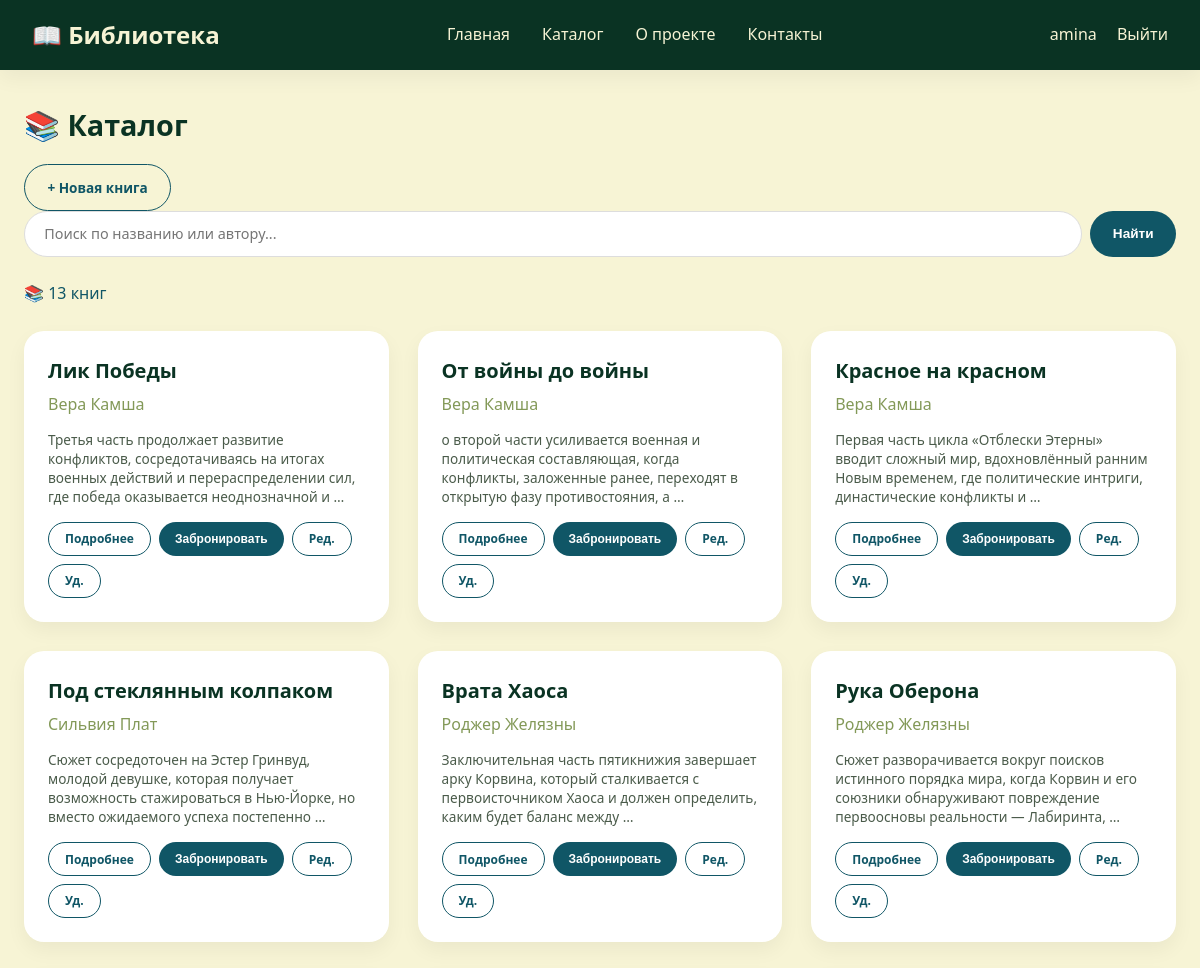
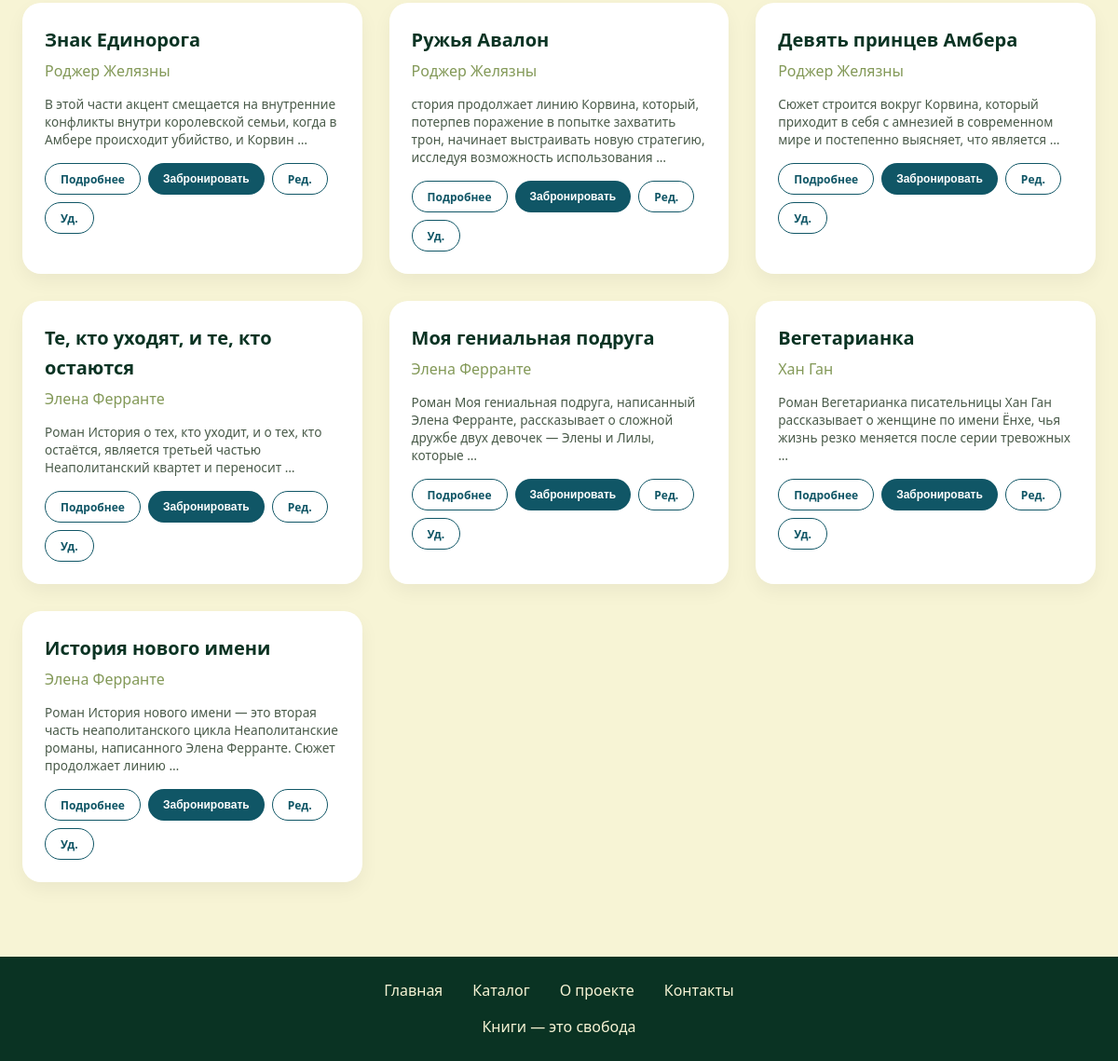
/catalog/ (signed in), run on the app's committed database (2 pictures, top to bottom).
### library/models.py (models this page shows, shortened)
class Book(models.Model):
    title = models.CharField(max_length=200, verbose_name="Название")
    author = models.CharField(max_length=200, verbose_name="Автор")
    description = models.TextField(verbose_name="Описание")
    year = models.IntegerField(verbose_name="Год издания", null=True, blank=True)
    genre = models.CharField(max_length=100, verbose_name="Жанр", null=True, blank=True)
    available = models.BooleanField(default=True, verbose_name="В наличии")
    created_at = models.DateTimeField(auto_now_add=True, verbose_name="Дата добавления")
    class Meta:
        verbose_name = "Книга"
        verbose_name_plural = "Книги"
        ordering = ['-created_at']

### library/views.py (the view)
# urls.py: path('catalog/', views.catalog, name='catalog'),
def catalog(request):
    books = Book.objects.all()
    query = request.GET.get('q', '')  # Получаем поисковый запрос
    if query:
        books = books.filter(title__icontains=query) | books.filter(author__icontains=query)
    return render(request, 'catalog.html', {'books': books, 'query': query})

### templates/catalog.html (shortened to what this page needs)
<!DOCTYPE html>
<html lang="ru">
<head>
    {% load static %}
    <link rel="stylesheet" href="{% static 'css/style.css' %}">
</head>
<body>
    <header>
        <div class="header-container">
            <a href="/" class="logo">📖 <span>Библиотека</span></a>
            <nav>
                <ul>
                    <li><a href="/">Главная</a></li>
                    <li><a href="/catalog/">Каталог</a></li>
                    <li><a href="/about/">О проекте</a></li>
                    <li><a href="/contacts/">Контакты</a></li>
                </ul>
            </nav>
            <div class="user-links">
                {% if user.is_authenticated %}
                    <span>{{ user.username }}</span>
                    <a href="/accounts/logout/">Выйти</a>
                {% else %}
                    <a href="/accounts/login/">Войти</a>
                    <a href="/register/">Регистрация</a>
                {% endif %}
            </div>
        </div>
    </header>
    <main>
        <div class="catalog-header">
            <h2>📚 Каталог</h2>
            {% if user.is_superuser %}
                <a href="/book/create/" class="btn btn-outline">+ Новая книга</a>
            {% endif %}
        </div>
        <form method="get" class="search-form">
            <input type="text" name="q" value="{{ query }}" placeholder="Поиск по названию или автору..." class="search-input">
            <button type="submit" class="btn btn-primary">Найти</button>
        </form>
        <p class="count-badge">📚 <span id="bookCount">{{ books.count }}</span> книг</p>
        <div class="books-grid">
            {% for book in books %}
            <div class="book-card">
                <h3>{{ book.title }}</h3>
                <div class="author">{{ book.author }}</div>
                <p class="description">{{ book.description|truncatewords:18 }}</p>
                <div class="card-actions">
                    <a href="/book/{{ book.id }}/" class="btn btn-outline">Подробнее</a>
                    <button class="btn btn-primary book-btn" data-book="{{ book.title }}">Забронировать</button>
                    {% if user.is_superuser %}
                        <a href="/book/{{ book.id }}/edit/" class="btn btn-outline">Ред.</a>
                        <a href="/book/{{ book.id }}/delete/" class="btn btn-outline" style="border-color: var(--neon);">Уд.</a>
                    {% endif %}
                </div>
            </div>
            {% empty %}
                <p style="color: var(--text-muted); text-align: center; padding: 3rem;">😔 Книг по вашему запросу не найдено</p>
            {% endfor %}
        </div>
    </main>
    <footer>
        <div class="footer-links">
            <a href="/">Главная</a>
            <a href="/catalog/">Каталог</a>
            <a href="/about/">О проекте</a>
            <a href="/contacts/">Контакты</a>
        </div>
        <p>Книги — это свобода</p>
    </footer>
    {% load static %}
</body>
</html>

### static/css/style.css (style rules this page uses)
:root { --dark-green: #0A3323; --moss-green: #839958; --beige: #F7F4D5; --rosy-brown: #D3968C; --midnight-green: #105666; --white: #ffffff; --shadow: 0 8px 20px rgba(0,0,0,0.05); --shadow-hover: 0 12px 28px rgba(0,0,0,0.1); }
* { margin: 0; padding: 0; box-sizing: border-box; }
body { font-family: 'Segoe UI', Roboto, 'Helvetica Neue', sans-serif; background-color: var(--beige); color: var(--dark-green); line-height: 1.6; min-height: 100vh; display: flex; flex-direction: column; }
header { background: var(--dark-green); color: var(--beige); padding: 1rem 2rem; box-shadow: var(--shadow); }
.header-container { max-width: 1300px; margin: 0 auto; display: flex; justify-content: space-between; align-items: center; flex-wrap: wrap; gap: 1rem; }
.logo { font-size: 1.5rem; font-weight: 700; text-decoration: none; color: var(--beige); }
nav ul { display: flex; list-style: none; gap: 2rem; }
nav a { color: var(--beige); text-decoration: none; font-weight: 500; transition: opacity 0.2s; }
.user-links a { color: var(--beige); text-decoration: none; margin-left: 1rem; }
main { flex: 1; max-width: 1300px; margin: 2rem auto; padding: 0 1.5rem; width: 100%; }
.btn { display: inline-block; background: var(--midnight-green); color: white; border: none; padding: 0.7rem 1.4rem; border-radius: 40px; font-size: 0.85rem; font-weight: 600; cursor: pointer; transition: all 0.2s ease; text-decoration: none; text-align: center; }
.btn-outline { background: transparent; border: 1.5px solid var(--midnight-green); color: var(--midnight-green); }
.books-grid { display: grid; grid-template-columns: repeat(auto-fill, minmax(300px, 1fr)); gap: 1.8rem; margin-top: 1.5rem; }
.book-card { background: var(--white); border-radius: 20px; padding: 1.5rem; transition: all 0.2s ease; box-shadow: var(--shadow); }
.book-card h3 { font-size: 1.25rem; margin-bottom: 0.3rem; color: var(--dark-green); }
.book-card .author { color: var(--moss-green); font-weight: 500; margin-bottom: 0.8rem; }
.book-card .description { font-size: 0.85rem; color: #4a5b4a; margin-bottom: 1rem; line-height: 1.4; }
.card-actions { display: flex; gap: 0.5rem; flex-wrap: wrap; }
.card-actions .btn { padding: 0.4rem 1rem; font-size: 0.75rem; }
.search-form { display: flex; gap: 0.5rem; margin-bottom: 1.5rem; flex-wrap: wrap; }
.search-input { flex: 1; padding: 0.8rem 1.2rem; border: 1px solid #ddd; border-radius: 40px; font-size: 0.9rem; font-family: inherit; }
h2 { font-size: 1.8rem; margin-bottom: 1rem; color: var(--dark-green); }
.count-badge { color: var(--midnight-green); margin-bottom: 1rem; font-weight: 500; }
footer { background: var(--dark-green); color: var(--beige); text-align: center; padding: 1.5rem; margin-top: 3rem; }
.footer-links { display: flex; justify-content: center; gap: 2rem; margin-bottom: 0.8rem; flex-wrap: wrap; }
.footer-links a { color: var(--beige); text-decoration: none; }
.book-card { animation: fadeUp 0.3s ease forwards; }

### data on the page
Book: title "Лик Победы", author "Вера Камша", description "Третья часть продолжает развитие конфликтов, сосредотачиваясь на итогах военных действий и перераспределении сил, где победа оказывается неоднозначной и …"
Book: title "От войны до войны", author "Вера Камша", description "о второй части усиливается военная и политическая составляющая, когда конфликты, заложенные ранее, переходят в открытую фазу противостояния, а …"
Book: title "Красное на красном", author "Вера Камша", description "Первая часть цикла «Отблески Этерны» вводит сложный мир, вдохновлённый ранним Новым временем, где политические интриги, династические конфликты и …"
Book: title "Под стеклянным колпаком", author "Сильвия Плат", description "Сюжет сосредоточен на Эстер Гринвуд, молодой девушке, которая получает возможность стажироваться в Нью-Йорке, но вместо ожидаемого успеха постепенно …"
Book: title "Врата Хаоса", author "Роджер Желязны", description "Заключительная часть пятикнижия завершает арку Корвина, который сталкивается с первоисточником Хаоса и должен определить, каким будет баланс между …"
Book: title "Рука Оберона", author "Роджер Желязны", description "Сюжет разворачивается вокруг поисков истинного порядка мира, когда Корвин и его союзники обнаруживают повреждение первоосновы реальности — Лабиринта, …"
Book: title "Знак Единорога", author "Роджер Желязны", description "В этой части акцент смещается на внутренние конфликты внутри королевской семьи, когда в Амбере происходит убийство, и Корвин …"
Book: title "Ружья Авалон", author "Роджер Желязны", description "стория продолжает линию Корвина, который, потерпев поражение в попытке захватить трон, начинает выстраивать новую стратегию, исследуя возможность использования …"
Book: title "Девять принцев Амбера", author "Роджер Желязны", description "Сюжет строится вокруг Корвина, который приходит в себя с амнезией в современном мире и постепенно выясняет, что является …"
Book: title "Те, кто уходят, и те, кто остаются", author "Элена Ферранте", description "Роман История о тех, кто уходит, и о тех, кто остаётся, является третьей частью Неаполитанский квартет и переносит …"
Book: title "Моя гениальная подруга", author "Элена Ферранте", description "Роман Моя гениальная подруга, написанный Элена Ферранте, рассказывает о сложной дружбе двух девочек — Элены и Лилы, которые …"
Book: title "Вегетарианка", author "Хан Ган", description "Роман Вегетарианка писательницы Хан Ган рассказывает о женщине по имени Ёнхе, чья жизнь резко меняется после серии тревожных …"
Book: title "История нового имени", author "Элена Ферранте", description "Роман История нового имени — это вторая часть неаполитанского цикла Неаполитанские романы, написанного Элена Ферранте. Сюжет продолжает линию …"

### other printed values
{{ user.username }} "amina"
{{ books.count }} "13"
